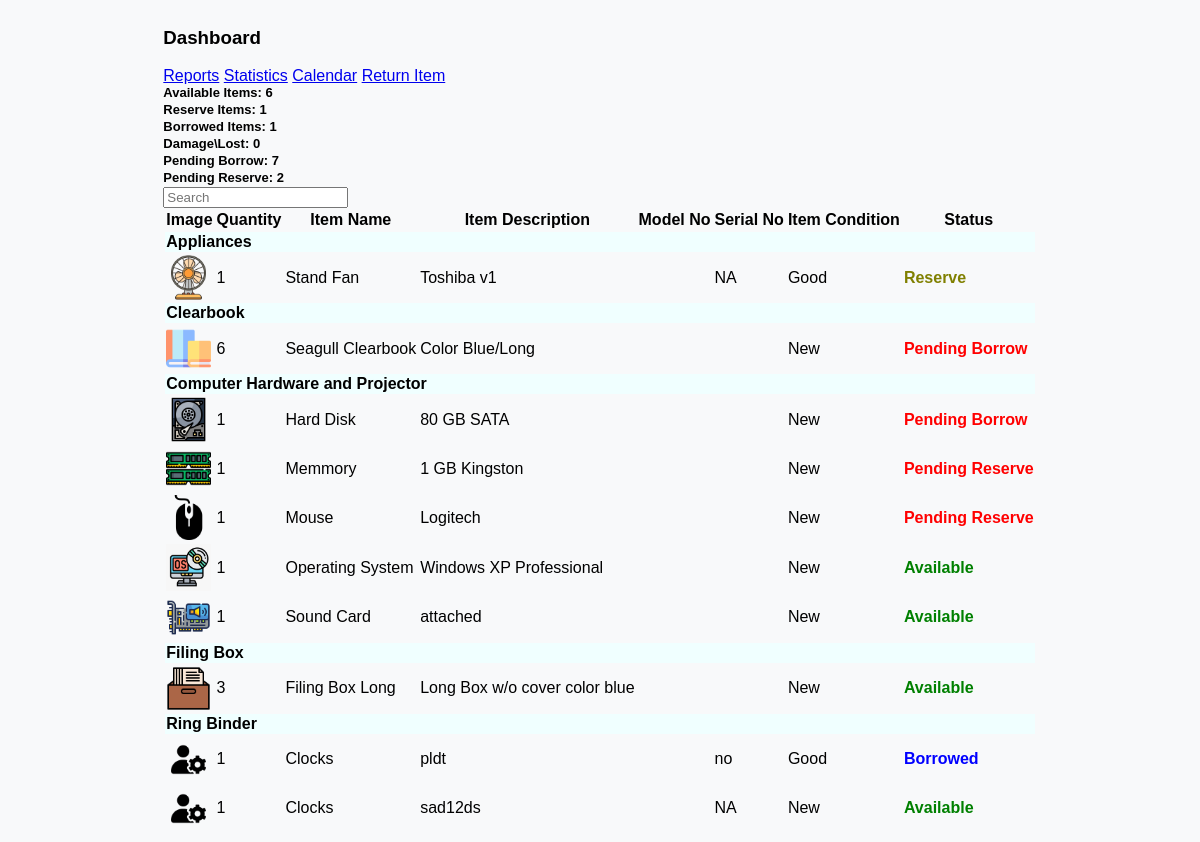
The page /DashboardCCSStaff/ccslistofborrowableitems.php on the database its author committed.
### tables this page shows
CREATE TABLE `tblitembrand` (
  `id` int(11) NOT NULL,
  `staffid` int(11) NOT NULL,
  `staffname` varchar(50) NOT NULL,
  `itembrand` varchar(50) NOT NULL,
  `categoryname` varchar(50) NOT NULL,
  `subcategoryname` varchar(50) NOT NULL,
  `borrowable` varchar(50) NOT NULL,
  `remarks` varchar(50) NOT NULL,
  `modelno` varchar(50) NOT NULL,
  `serialno` varchar(50) NOT NULL,
  `unitcost` decimal(10,0) NOT NULL,
  `status` varchar(50) NOT NULL,
  `itemcondition` varchar(50) NOT NULL,
  `datetimeadded` datetime NOT NULL,
  `assignfor` varchar(50) DEFAULT NULL,
  `datepurchased` date NOT NULL
);

### DashboardCCSStaff/ccslistofborrowableitems.php (the view, shortened to what this page needs)
<?php
$queryitems = "SELECT *, COUNT(*) as quantity FROM tblitembrand WHERE borrowable = 'Yes' GROUP BY itembrand, subcategoryname, modelno, serialno, itemcondition, status ORDER BY categoryname, subcategoryname, itembrand";
$resultitems = mysqli_query($con, $queryitems);
$availableCount = 0;
$reserveCount = 0;
$borrowedCount = 0;
$missingCount = 0;
$pendingborrowCount = 0;
$pendingreserveCount = 0;
while ($row = mysqli_fetch_assoc($resultitems)) {
    switch ($row['status']) {
        case 'Available':
            $availableCount += $row['quantity'];
            break;
        case 'Reserve':
            $reserveCount += $row['quantity'];
            break;
        case 'Borrowed':
            $borrowedCount += $row['quantity'];
            break;
        case 'Pending Borrow':
            $pendingborrowCount += $row['quantity'];
            break;
        case 'Pending Reserve':
            $pendingreserveCount += $row['quantity'];
            break;
    }
}
mysqli_data_seek($resultitems, 0);
?>
<main class="ccs-main-container">
            <div class="container ">
            <div class="row">
        <div class="col-md-6 ">
            <h3 class="text-start"><i class='fas fa-tachometer-alt me-2'></i>Dashboard</h3>
        </div>
        <div class="col-md-6 text-md-end">
            <div class="btn-group" role="group" aria-label="Button group with nested dropdown">
                <a href="ccsstaffReports.php" class="btn btn-secondary"><i class="fas fa-file-alt"></i> Reports</a>
                <a href="ccsstaffStatistics.php" class="btn btn-primary"><i class="fas fa-chart-bar"></i> Statistics</a>
                <a href="ccsstaffCalendar.php" class="btn btn-danger"><i class="fas fa-calendar-alt"></i> Calendar</a>
                <a href="ccsstaffReturnListofBorrowers.php" class="btn btn-success"><i class="fas fa-undo"></i> Return Item</a>
            </div>
        </div>
            <div class="col-md-2 mb-1">
                <div class="card">
                    <div class="card-body">
                        <span class="card-title"><i class="fas fa-box-open"></i> Available Items: <?php echo $availableCount; ?></span>
                    </div>
                </div>
            </div>
            <div class="col-md-2 mb-1">
                <div class="card">
                    <div class="card-body">
                        <span class="card-title"><i class="fas fa-bookmark me-2"></i>Reserve Items: <?php echo $reserveCount; ?></span>
                    </div>
                </div>
            </div>
            <div class="col-md-2 mb-1">
                <div class="card">
                    <div class="card-body">
                        <span class="card-title"><i class="fas fa-handshake"></i> Borrowed Items: <?php echo $borrowedCount; ?></span>
                    </div>
                </div>
            </div>
            <div class="col-md-2 mb-1">
                <div class="card">
                    <div class="card-body">
                        <span class="card-title"><i class="fas fa-times-circle"></i> Damage\Lost:  <?php echo $missingCount; ?></span>
                    </div>
                </div>
            </div>
            <div class="col-md-2 mb-1">
                <div class="card">
                    <div class="card-body">
                        <span class="card-title"><i class="fas fa-times-circle"></i> Pending Borrow:  <?php echo $pendingborrowCount; ?></span>
                    </div>
                </div>
            </div>
            <div class="col-md-2 mb-1">
                <div class="card">
                    <div class="card-body">
                        <span class="card-title"><i class="fas fa-times-circle"></i> Pending Reserve:  <?php echo $pendingreserveCount; ?></span>
                    </div>
                </div>
        </div>
        </div>
        <div class="col-md-12">
        <div class="row">
            <div class="col-3 text-end mb-2">
             <input type="text" class="form-control search-input" placeholder="Search" name="search" id="searchInput">
            </div>
        </div>
        </div>
        <div class="row table-responsive">
            <table  id="example" class="table table-bordered" >
            <thead class="table-dark ">
                    <tr class='text-center'>
                        <th scope="col">Image</th>
                        <th scope="col">Quantity</th>
                        <th scope="col">Item Name</th>
                        <th scope="col">Item Description</th>
                        <th scope="col">Model No</th>
                        <th scope="col">Serial No</th>
                        <th scope="col">Item Condition</th>
                        <th scope="col">Status</th>
                    </tr>
                </thead>
                <tbody>
                    <?php
                    $currentCategory = null;
                    while ($row = mysqli_fetch_assoc($resultitems)) {
                        if ($currentCategory != $row['categoryname']) {
                            echo "<tr class='category-row'>
                                    <td colspan='9' style='background-color: azure;'><strong>{$row['categoryname']}</strong></td>
                                  </tr>";
                            $currentCategory = $row['categoryname'];
                        }
                        echo "<tr class='item-details-row";
                        if ($row['status'] == 'Missing') {
                            echo " status-missing-row";
                        }
                        echo "'>";
                        $imagePath = 'inventory/SubcategoryItemsimages/' . $row['subcategoryname'] . '.png';
                        if (file_exists($imagePath)) {
                            echo "<td class='text-center'><img src='{$imagePath}' alt='Subcategory Image' width='45'></td>";
                        } else {
                            echo "<td class='text-center'><img src='/inventory/SubcategoryItemsimages/defaultimageitem.png' alt='Default Image' width='50'></td>";
                        }
                        echo "<td class='text-center'>{$row['quantity']}</td>";
                        echo "<td>{$row['subcategoryname']}</td>";
                        echo "<td>{$row['itembrand']}</td>";
                        echo "<td class='text-center'>{$row['modelno']}</td>";
                        echo "<td class='text-center'>{$row['serialno']}</td>";
                        echo "<td class='text-center'>{$row['itemcondition']}</td>";
                        $statusClass = '';
                        switch ($row['status']) {
                            case 'Available':
                                $statusClass = 'status-available';
                                break;
                            case 'Reserve':
                                $statusClass = 'status-reserve';
                                break;
                            case 'Borrowed':
                                $statusClass = 'status-borrowed';
                                break;
                            case 'Pending Borrow':
                                $statusClass = 'status-pendingborrow';
                                break;
                            case 'Pending Reserve':
                                $statusClass = 'status-pendingreserve';
                                break;
                        }
                        echo "<td class='{$statusClass}'>{$row['status']}</td>";
                        echo "</tr>";
                    }
                    ?>
                </tbody>
            </table>
        </div>
    </div>
</main>

### DashboardCCSStaff/ccslistofborrowableitems.php (style rules this page uses)
.ccs-main-container { display: flex; justify-content: center; }
.card { margin-bottom: 2px; }
.card-title { font-weight: bold; font-size: 13px; }
.category-row { cursor: pointer; color: black; }
.status-available { color: green; font-weight: bold; }
.status-reserve { color: #808000; font-weight: bold; }
.status-borrowed { color: blue; font-weight: bold; }
.status-pendingborrow { color: red; font-weight: bold; }
.status-pendingreserve { color: red; font-weight: bold; }

### rows shown on the page
tblitembrand: categoryname "Appliances", subcategoryname (picture), quantity "1", subcategoryname "Stand Fan", itembrand "Toshiba v1", serialno "NA", itemcondition "Good", status "Reserve"
tblitembrand: categoryname "Clearbook", subcategoryname (picture), quantity "6", subcategoryname "Seagull Clearbook", itembrand "Color Blue/Long", itemcondition "New", status "Pending Borrow"
tblitembrand: categoryname "Computer Hardware and Projector", subcategoryname (picture), quantity "1", subcategoryname "Hard Disk", itembrand "80 GB SATA", itemcondition "New", status "Pending Borrow"
tblitembrand: subcategoryname (picture), quantity "1", subcategoryname "Memmory", itembrand "1 GB Kingston", itemcondition "New", status "Pending Reserve"
tblitembrand: subcategoryname (picture), quantity "1", subcategoryname "Mouse", itembrand "Logitech", itemcondition "New", status "Pending Reserve"
tblitembrand: subcategoryname (picture), quantity "1", subcategoryname "Operating System", itembrand "Windows XP Professional", itemcondition "New", status "Available"
tblitembrand: subcategoryname (picture), quantity "1", subcategoryname "Sound Card", itembrand "attached", itemcondition "New", status "Available"
tblitembrand: categoryname "Filing Box", subcategoryname (picture), quantity "3", subcategoryname "Filing Box Long", itembrand "Long Box w/o cover color blue", itemcondition "New", status "Available"
tblitembrand: categoryname "Ring Binder", subcategoryname (picture), quantity "1", subcategoryname "Clocks", itembrand "pldt", serialno "no", itemcondition "Good", status "Borrowed"
tblitembrand: subcategoryname (picture), quantity "1", subcategoryname "Clocks", itembrand "sad12ds", serialno "NA", itemcondition "New", status "Available"

### other values the page prints
$availableCount "6"
$reserveCount "1"
$borrowedCount "1"
$missingCount "0"
$pendingborrowCount "7"
$pendingreserveCount "2"
